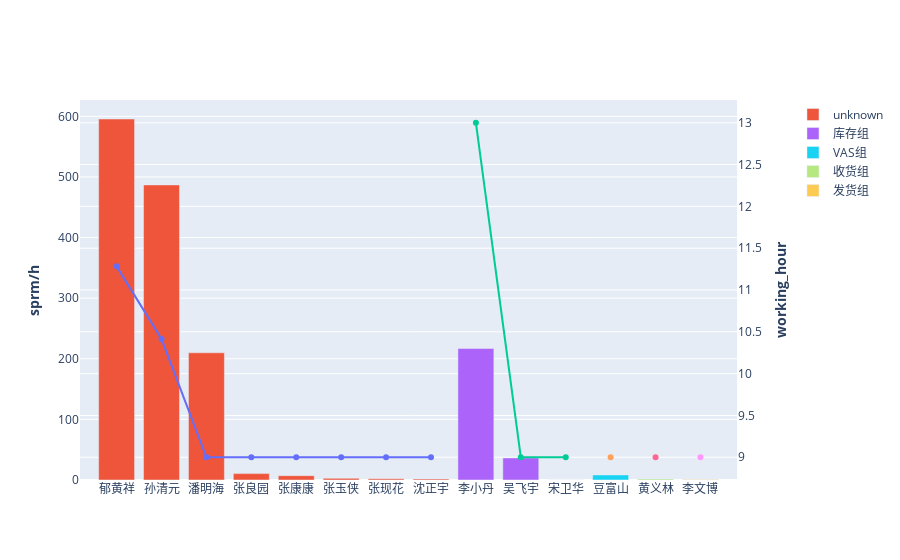

This figure's notebook cell:
### Code cell
import plotly.express as px
import plotly.graph_objects as go
from plotly.subplots import make_subplots
def plot_data(coach, riqi, site):
    data = coach[coach['station_name'].str.contains(site)]
    data = coach[coach['inc_day'].astype(str) == riqi].drop_duplicates()
    data['work_group_name'] = data['work_group_name'].fillna('unknown')
    data = data.sort_values('sprm_perhour', ascending = False)
    return data.drop_duplicates()
def plot_(coach, riqi, site):
    fig = make_subplots(specs=[[{"secondary_y": True}]])
    data = plot_data(coach, riqi, site)
    for i in data['work_group_name'].unique():
        data_0 = data[data['work_group_name'] == i]
        fig.add_trace(go.Scatter(
            x = data_0['worker_name'], y = data_0['work_hour_in_hour'], name = 'working_hour',
            showlegend=False),
            secondary_y = True)
        # fig.update_layout(showlegend=False)
        fig.add_trace(go.Bar(
            x = data_0['worker_name'], y = data_0['sprm_perhour'], name = i, 
            # marker = dict(colorbar = data['work_group_name'], autocolorscale=True)
            ),
            secondary_y = False) 
    # fig.update_layout(
    #         title=go.layout.Title(text="工时 & sprm/h; 时间:" + riqi + '\t'+ coach['station_name'][0])
    #         )
    fig.update_yaxes(title_text="<b>sprm/h</b>", secondary_y=False)
    fig.update_yaxes(title_text="<b>working_hour</b>", secondary_y=True)
    return fig

plot_(coach_out, '20211130', 'COA')

### Figure 1 — Plotly figure (JSON) as saved in the notebook; plotly's stock layout.template omitted (floating-point values rounded to 4 significant figures)
{"data": [{"name": "working_hour", "showlegend": false, "type": "scatter", "x": ["郁黄祥", "孙清元", "潘明海", "张良园", "张康康", "张玉侠", "张现花", "沈正宇"], "xaxis": "x", "y": [11.28, 10.41, 9, 9, 9, 9, 9, 9], "yaxis": "y2"}, {"name": "unknown", "type": "bar", "x": ["郁黄祥", "孙清元", "潘明海", "张良园", "张康康", "张玉侠", "张现花", "沈正宇"], "xaxis": "x", "y": [595.6, 486.9, 209.9, 10.56, 7.093, 2.778, 2.111, 1.667], "yaxis": "y"}, {"name": "working_hour", "showlegend": false, "type": "scatter", "x": ["李小丹", "吴飞宇", "宋卫华"], "xaxis": "x", "y": [13, 9, 9], "yaxis": "y2"}, {"name": "库存组", "type": "bar", "x": ["李小丹", "吴飞宇", "宋卫华"], "xaxis": "x", "y": [216.9, 36.44, 0.1481], "yaxis": "y"}, {"name": "working_hour", "showlegend": false, "type": "scatter", "x": ["豆富山"], "xaxis": "x", "y": [9], "yaxis": "y2"}, {"name": "VAS组", "type": "bar", "x": ["豆富山"], "xaxis": "x", "y": [8.37], "yaxis": "y"}, {"name": "working_hour", "showlegend": false, "type": "scatter", "x": ["黄义林"], "xaxis": "x", "y": [9], "yaxis": "y2"}, {"name": "收货组", "type": "bar", "x": ["黄义林"], "xaxis": "x", "y": [1.694], "yaxis": "y"}, {"name": "working_hour", "showlegend": false, "type": "scatter", "x": ["李文博"], "xaxis": "x", "y": [9], "yaxis": "y2"}, {"name": "发货组", "type": "bar", "x": ["李文博"], "xaxis": "x", "y": [0.8611], "yaxis": "y"}], "layout": {"xaxis": {"anchor": "y", "domain": [0, 0.94]}, "yaxis": {"anchor": "x", "domain": [0, 1], "title": {"text": "<b>sprm/h</b>"}}, "yaxis2": {"anchor": "x", "overlaying": "y", "side": "right", "title": {"text": "<b>working_hour</b>"}}}}
